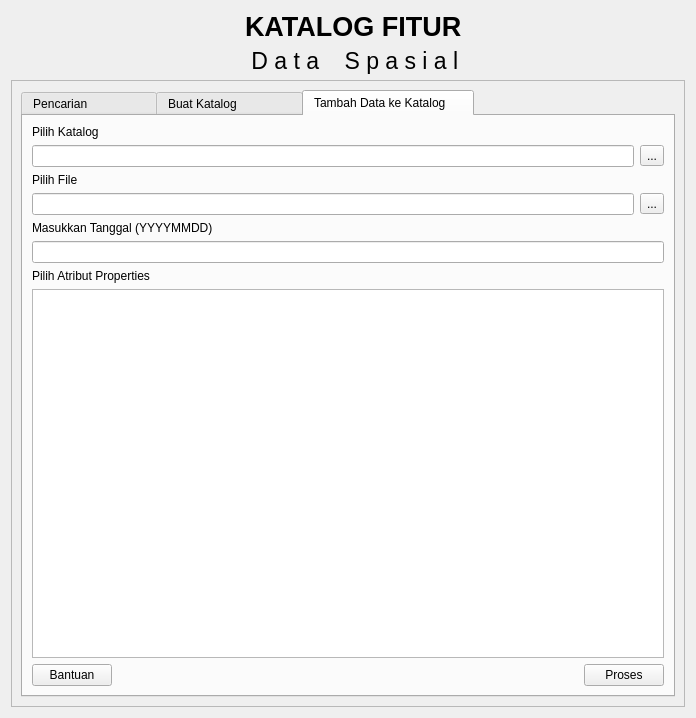
<?xml version="1.0" encoding="UTF-8"?>
<ui version="4.0">
 <class>katalog_fiturDialogBase</class>
 <widget class="QDialog" name="katalog_fiturDialogBase">
  <property name="geometry">
   <rect>
    <x>0</x>
    <y>0</y>
    <width>696</width>
    <height>718</height>
   </rect>
  </property>
  <property name="windowTitle">
   <string>KUGI</string>
  </property>
  <layout class="QGridLayout" name="gridLayout_2">
   <item row="2" column="0" colspan="4">
    <widget class="QFrame" name="frame">
     <property name="frameShape">
      <enum>QFrame::StyledPanel</enum>
     </property>
     <property name="frameShadow">
      <enum>QFrame::Raised</enum>
     </property>
     <layout class="QGridLayout" name="gridLayout_4">
      <item row="0" column="0">
       <layout class="QGridLayout" name="gridLayout">
        <item row="0" column="0">
         <widget class="QTabWidget" name="tabWidget">
          <property name="focusPolicy">
           <enum>Qt::TabFocus</enum>
          </property>
          <property name="currentIndex">
           <number>2</number>
          </property>
          <widget class="QWidget" name="tab">
           <attribute name="title">
            <string>Pencarian                 </string>
           </attribute>
           <layout class="QGridLayout" name="gridLayout_6">
            <item row="0" column="0">
             <layout class="QGridLayout" name="gridLayout_7">
              <item row="0" column="0">
               <layout class="QVBoxLayout" name="verticalLayout_8">
                <item>
                 <widget class="QLabel" name="label">
                  <property name="text">
                   <string>Pilih Katalog</string>
                  </property>
                 </widget>
                </item>
                <item>
                 <layout class="QHBoxLayout" name="horizontalLayout">
                  <item>
                   <widget class="QLineEdit" name="input_search"/>
                  </item>
                  <item>
                   <widget class="QToolButton" name="toolButton">
                    <property name="text">
                     <string>...</string>
                    </property>
                   </widget>
                  </item>
                 </layout>
                </item>
               </layout>
              </item>
              <item row="1" column="0">
               <layout class="QVBoxLayout" name="verticalLayout_5">
                <item>
                 <widget class="QLabel" name="label_3">
                  <property name="text">
                   <string>Masukkan kata kunci pencarian</string>
                  </property>
                 </widget>
                </item>
                <item>
                 <widget class="QLineEdit" name="input_keyword"/>
                </item>
                <item>
                 <spacer name="verticalSpacer">
                  <property name="orientation">
                   <enum>Qt::Vertical</enum>
                  </property>
                  <property name="sizeHint" stdset="0">
                   <size>
                    <width>20</width>
                    <height>40</height>
                   </size>
                  </property>
                 </spacer>
                </item>
               </layout>
              </item>
             </layout>
            </item>
            <item row="1" column="0">
             <layout class="QHBoxLayout" name="horizontalLayout_11">
              <item>
               <widget class="QPushButton" name="helpButton_2">
                <property name="text">
                 <string>Bantuan</string>
                </property>
               </widget>
              </item>
              <item>
               <spacer name="horizontalSpacer_5">
                <property name="orientation">
                 <enum>Qt::Horizontal</enum>
                </property>
                <property name="sizeHint" stdset="0">
                 <size>
                  <width>40</width>
                  <height>20</height>
                 </size>
                </property>
               </spacer>
              </item>
              <item>
               <widget class="QPushButton" name="runSearch">
                <property name="text">
                 <string>Proses</string>
                </property>
               </widget>
              </item>
             </layout>
            </item>
           </layout>
          </widget>
          <widget class="QWidget" name="tab_2">
           <attribute name="title">
            <string>Buat Katalog                </string>
           </attribute>
           <layout class="QGridLayout" name="gridLayout_9">
            <item row="0" column="0">
             <layout class="QGridLayout" name="gridLayout_8">
              <item row="0" column="0">
               <layout class="QVBoxLayout" name="verticalLayout_2">
                <item>
                 <widget class="QLabel" name="label_6">
                  <property name="text">
                   <string>Pilih Struktur Katalog</string>
                  </property>
                 </widget>
                </item>
                <item>
                 <widget class="QComboBox" name="strukturCombo"/>
                </item>
                <item>
                 <widget class="QLabel" name="label_2">
                  <property name="text">
                   <string>Nama Katalog</string>
                  </property>
                 </widget>
                </item>
                <item>
                 <widget class="QLineEdit" name="nama_katalog"/>
                </item>
                <item>
                 <widget class="QLabel" name="label_4">
                  <property name="text">
                   <string>Deskripsi</string>
                  </property>
                 </widget>
                </item>
                <item>
                 <widget class="QLineEdit" name="deskripsi"/>
                </item>
                <item>
                 <widget class="QLabel" name="label_5">
                  <property name="text">
                   <string>Lokasi Penyimpanan</string>
                  </property>
                 </widget>
                </item>
                <item>
                 <layout class="QHBoxLayout" name="horizontalLayout_2">
                  <item>
                   <widget class="QLineEdit" name="folderpath_make"/>
                  </item>
                  <item>
                   <widget class="QToolButton" name="folder_make">
                    <property name="text">
                     <string>...</string>
                    </property>
                   </widget>
                  </item>
                 </layout>
                </item>
               </layout>
              </item>
              <item row="1" column="0">
               <spacer name="verticalSpacer_2">
                <property name="orientation">
                 <enum>Qt::Vertical</enum>
                </property>
                <property name="sizeHint" stdset="0">
                 <size>
                  <width>20</width>
                  <height>40</height>
                 </size>
                </property>
               </spacer>
              </item>
             </layout>
            </item>
            <item row="1" column="0">
             <layout class="QHBoxLayout" name="horizontalLayout_8">
              <item>
               <widget class="QPushButton" name="helpButton">
                <property name="text">
                 <string>Bantuan</string>
                </property>
               </widget>
              </item>
              <item>
               <spacer name="horizontalSpacer_3">
                <property name="orientation">
                 <enum>Qt::Horizontal</enum>
                </property>
                <property name="sizeHint" stdset="0">
                 <size>
                  <width>40</width>
                  <height>20</height>
                 </size>
                </property>
               </spacer>
              </item>
              <item>
               <widget class="QPushButton" name="run_make">
                <property name="text">
                 <string>Proses</string>
                </property>
               </widget>
              </item>
             </layout>
            </item>
           </layout>
          </widget>
          <widget class="QWidget" name="tab_3">
           <attribute name="title">
            <string>Tambah Data ke Katalog     </string>
           </attribute>
           <layout class="QGridLayout" name="gridLayout_11">
            <item row="0" column="0">
             <layout class="QGridLayout" name="gridLayout_10">
              <item row="2" column="0">
               <layout class="QHBoxLayout" name="horizontalLayout_5">
                <item>
                 <widget class="QLineEdit" name="fileinput_add"/>
                </item>
                <item>
                 <widget class="QToolButton" name="file_add">
                  <property name="text">
                   <string>...</string>
                  </property>
                 </widget>
                </item>
               </layout>
              </item>
              <item row="3" column="0">
               <widget class="QLabel" name="label_11">
                <property name="text">
                 <string>Masukkan Tanggal (YYYYMMDD)</string>
                </property>
               </widget>
              </item>
              <item row="0" column="0">
               <layout class="QVBoxLayout" name="verticalLayout">
                <item>
                 <widget class="QLabel" name="label_7">
                  <property name="text">
                   <string>Pilih Katalog</string>
                  </property>
                 </widget>
                </item>
                <item>
                 <layout class="QHBoxLayout" name="horizontalLayout_4">
                  <item>
                   <widget class="QLineEdit" name="inputkatalog_add"/>
                  </item>
                  <item>
                   <widget class="QToolButton" name="folder_add">
                    <property name="text">
                     <string>...</string>
                    </property>
                   </widget>
                  </item>
                 </layout>
                </item>
               </layout>
              </item>
              <item row="4" column="0">
               <widget class="QLineEdit" name="add_date"/>
              </item>
              <item row="1" column="0">
               <widget class="QLabel" name="label_10">
                <property name="text">
                 <string>Pilih File</string>
                </property>
               </widget>
              </item>
              <item row="5" column="0">
               <widget class="QLabel" name="label_9">
                <property name="text">
                 <string>Pilih Atribut Properties</string>
                </property>
               </widget>
              </item>
             </layout>
            </item>
            <item row="2" column="0">
             <layout class="QHBoxLayout" name="horizontalLayout_9">
              <item>
               <widget class="QPushButton" name="helpButton_3">
                <property name="text">
                 <string>Bantuan</string>
                </property>
               </widget>
              </item>
              <item>
               <spacer name="horizontalSpacer_4">
                <property name="orientation">
                 <enum>Qt::Horizontal</enum>
                </property>
                <property name="sizeHint" stdset="0">
                 <size>
                  <width>40</width>
                  <height>20</height>
                 </size>
                </property>
               </spacer>
              </item>
              <item>
               <widget class="QPushButton" name="runAdd">
                <property name="text">
                 <string>Proses</string>
                </property>
               </widget>
              </item>
             </layout>
            </item>
            <item row="1" column="0">
             <widget class="QTableWidget" name="fieldTable"/>
            </item>
           </layout>
          </widget>
         </widget>
        </item>
       </layout>
      </item>
     </layout>
    </widget>
   </item>
   <item row="0" column="1">
    <widget class="QLabel" name="logo">
     <property name="layoutDirection">
      <enum>Qt::RightToLeft</enum>
     </property>
     <property name="text">
      <string/>
     </property>
     <property name="pixmap">
      <pixmap>image/big.png</pixmap>
     </property>
    </widget>
   </item>
   <item row="0" column="2">
    <layout class="QGridLayout" name="gridLayout_3">
     <item row="0" column="0">
      <widget class="QLabel" name="kugi">
       <property name="font">
        <font>
         <pointsize>20</pointsize>
         <weight>75</weight>
         <bold>true</bold>
        </font>
       </property>
       <property name="text">
        <string>KATALOG FITUR</string>
       </property>
      </widget>
     </item>
     <item row="1" column="0">
      <widget class="QLabel" name="katalog">
       <property name="font">
        <font>
         <pointsize>17</pointsize>
        </font>
       </property>
       <property name="text">
        <string> D a t a    S p a s i a l </string>
       </property>
      </widget>
     </item>
    </layout>
   </item>
   <item row="0" column="3">
    <spacer name="horizontalSpacer_2">
     <property name="orientation">
      <enum>Qt::Horizontal</enum>
     </property>
     <property name="sizeHint" stdset="0">
      <size>
       <width>40</width>
       <height>20</height>
      </size>
     </property>
    </spacer>
   </item>
   <item row="0" column="0">
    <spacer name="horizontalSpacer">
     <property name="orientation">
      <enum>Qt::Horizontal</enum>
     </property>
     <property name="sizeHint" stdset="0">
      <size>
       <width>40</width>
       <height>20</height>
      </size>
     </property>
    </spacer>
   </item>
  </layout>
 </widget>
 <resources/>
 <connections/>
</ui>
